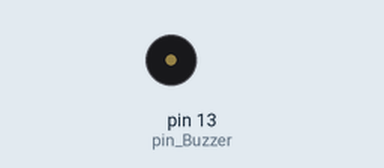
Recording of a sketch running on a simulated Arduino Uno, built with avr-gcc and run on an emulated ATmega328P. Parts: buzzer (waves = sounding). What the sketch prints to the serial monitor is not drawn. At 6.4 s the program stops and its outputs stay as they are.

Above: at 0.1 s.
At 3.5 s:
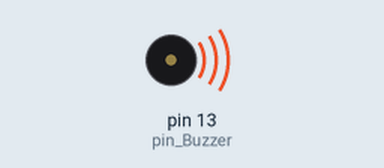
Timing chart, 0 to 7.9 s (numbered marks = the images above):
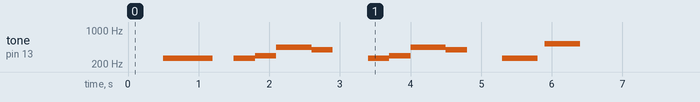

The sketch:

Music.ino
```cpp
// C++ code
//
const int pin_Buzzer = 13;  //buzzer output pin
const int freq[9] = {261, 293, 329, 349, 391, 440, 493, 523, 587};
#define do1 freq[0]
#define re1 freq[1]
#define mi1 freq[2]
#define fa1 freq[3]
#define so1 freq[4]
#define la1 freq[5]
#define ti1 freq[6]
#define do2 freq[7]
#define re2 freq[8]

#define MSCDEL 1000
//const int freq[9] = {349, 391, 440, 493, 523, 587, 659, 698, 783};

void setup() {
  // put your setup code here, to run once:
  Serial.begin(9600);
  Serial.println("Serial Functions Begun");
  pinMode(pin_Buzzer, OUTPUT);
}

void loop() {
  // put your main code here, to run repeatedly:
  delay(500);

  play(do1);
  delay(MSCDEL*0.7);
  noTone(pin_Buzzer);
  delay(MSCDEL*0.3);

  play(do1);
  delay(MSCDEL*0.3);
  play(re1);
  delay(MSCDEL*0.3);
  play(la1);
  delay(MSCDEL*0.5);
  play(so1);
  delay(MSCDEL*0.3);

  noTone(pin_Buzzer);
  delay(MSCDEL*0.5);

  play(do1);
  delay(MSCDEL*0.3);
  play(re1);
  delay(MSCDEL*0.3);
  play(la1);
  delay(MSCDEL*0.5);
  play(so1);
  delay(MSCDEL*0.3);

  noTone(pin_Buzzer);
  delay(MSCDEL*0.5);

  play(do1);
  delay(MSCDEL*0.5);

  noTone(pin_Buzzer);
  delay(MSCDEL*0.1);

  play(do2);
  delay(MSCDEL*0.5);
  noTone(pin_Buzzer);
  while(1){}
}

void play(int note){
  tone(pin_Buzzer, note);
}


// Formula: out * size_rc_in + in
```

Measured:
- by itself, tone on pin 13 (pin_Buzzer): plays 261 Hz for 0.70 s, 261 Hz for 0.30 s, 293 Hz for 0.30 s, 440 Hz for 0.50 s, 391 Hz for 0.30 s, 261 Hz for 0.30 s … (11 notes in this stretch)
